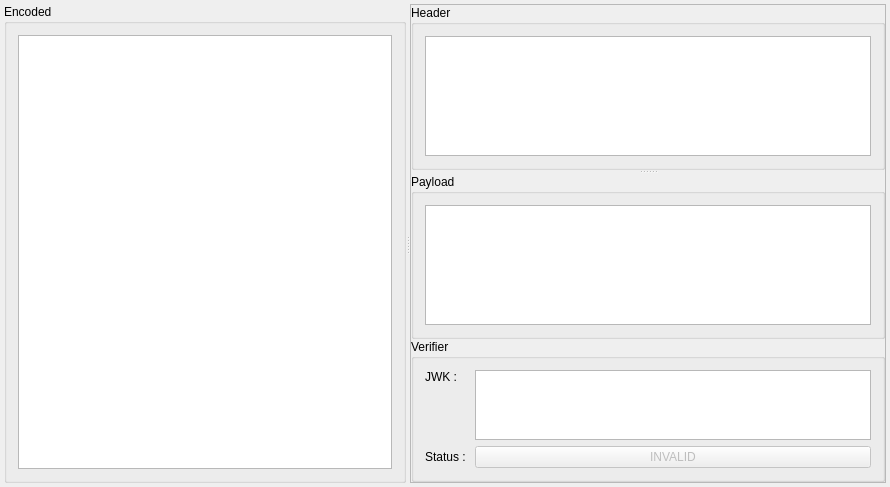
<?xml version="1.0" encoding="UTF-8"?>
<ui version="4.0">
 <class>Dialog</class>
 <widget class="QDialog" name="Dialog">
  <property name="geometry">
   <rect>
    <x>0</x>
    <y>0</y>
    <width>890</width>
    <height>487</height>
   </rect>
  </property>
  <property name="windowTitle">
   <string>JWT Verifier</string>
  </property>
  <layout class="QGridLayout" name="gridLayout_6">
   <property name="leftMargin">
    <number>4</number>
   </property>
   <property name="topMargin">
    <number>4</number>
   </property>
   <property name="rightMargin">
    <number>4</number>
   </property>
   <property name="bottomMargin">
    <number>4</number>
   </property>
   <item row="0" column="0">
    <widget class="QSplitter" name="splitter_2">
     <property name="orientation">
      <enum>Qt::Horizontal</enum>
     </property>
     <widget class="QGroupBox" name="groupBox">
      <property name="title">
       <string>Encoded</string>
      </property>
      <layout class="QGridLayout" name="gridLayout">
       <item row="0" column="0">
        <widget class="QPlainTextEdit" name="plainTextEncoded"/>
       </item>
      </layout>
     </widget>
     <widget class="QFrame" name="frame">
      <property name="frameShape">
       <enum>QFrame::StyledPanel</enum>
      </property>
      <property name="frameShadow">
       <enum>QFrame::Raised</enum>
      </property>
      <layout class="QGridLayout" name="gridLayout_5">
       <property name="leftMargin">
        <number>0</number>
       </property>
       <property name="topMargin">
        <number>0</number>
       </property>
       <property name="rightMargin">
        <number>0</number>
       </property>
       <property name="bottomMargin">
        <number>0</number>
       </property>
       <property name="spacing">
        <number>0</number>
       </property>
       <item row="0" column="0">
        <widget class="QSplitter" name="splitter">
         <property name="orientation">
          <enum>Qt::Vertical</enum>
         </property>
         <widget class="QGroupBox" name="groupBox_2">
          <property name="title">
           <string>Header</string>
          </property>
          <layout class="QGridLayout" name="gridLayout_2">
           <item row="0" column="0">
            <widget class="QPlainTextEdit" name="plainTextHeader">
             <property name="readOnly">
              <bool>true</bool>
             </property>
            </widget>
           </item>
          </layout>
         </widget>
         <widget class="QGroupBox" name="groupBox_3">
          <property name="title">
           <string>Payload</string>
          </property>
          <layout class="QGridLayout" name="gridLayout_3">
           <item row="0" column="0">
            <widget class="QPlainTextEdit" name="plainTextPayload">
             <property name="readOnly">
              <bool>true</bool>
             </property>
            </widget>
           </item>
          </layout>
         </widget>
        </widget>
       </item>
       <item row="1" column="0">
        <widget class="QGroupBox" name="groupBox_4">
         <property name="title">
          <string>Verifier</string>
         </property>
         <layout class="QGridLayout" name="gridLayout_4">
          <item row="0" column="0">
           <widget class="QLabel" name="label">
            <property name="text">
             <string>JWK : </string>
            </property>
            <property name="alignment">
             <set>Qt::AlignLeading|Qt::AlignLeft|Qt::AlignTop</set>
            </property>
           </widget>
          </item>
          <item row="1" column="0">
           <widget class="QLabel" name="label_2">
            <property name="text">
             <string>Status : </string>
            </property>
           </widget>
          </item>
          <item row="1" column="1">
           <widget class="QPushButton" name="pushStatus">
            <property name="enabled">
             <bool>false</bool>
            </property>
            <property name="text">
             <string>INVALID</string>
            </property>
            <property name="flat">
             <bool>false</bool>
            </property>
           </widget>
          </item>
          <item row="0" column="1">
           <widget class="QPlainTextEdit" name="plainTextEditKey"/>
          </item>
         </layout>
        </widget>
       </item>
      </layout>
     </widget>
    </widget>
   </item>
  </layout>
 </widget>
 <layoutdefault spacing="6" margin="11"/>
 <resources/>
 <connections/>
</ui>
